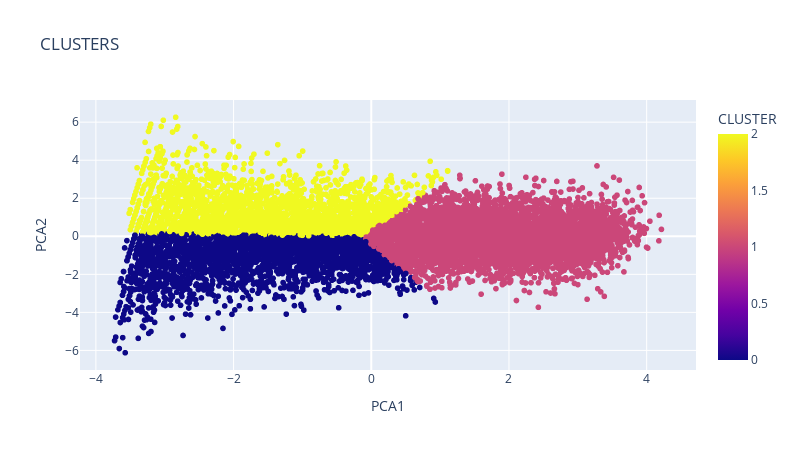

Notebook code for this chart:
### Markdown cell above
##### CLUSTERIZAÇÃO COM K-MEANS

### Code cell
# NRO DE CLUSTER IDEAL ENCONTRADO NO GRAFICO DA ETAPA ANTERIOR
k = visualizador.elbow_value_ 

# CALCULANDO K-MEANS
kmeans = KMeans(n_clusters=k, init='random', n_init='auto').fit(Base_cluster_pca)
rotulos = kmeans.labels_
centroides = kmeans.cluster_centers_

tabela_clusters = pd.concat([Base_cluster_pca, pd.DataFrame({'CLUSTER':rotulos})], axis=1)

# PRINTANDO INFORMACOES DOS CLUSTERS
for c in range(k):
    cluster_membros=tabela_clusters[tabela_clusters['CLUSTER'] == c][:]
    print('Cluster_{} = {} membros'.format(c, len(cluster_membros)))
    print('-'* 35)

# CONCATENANDO ROTULOS DOS CLUSTER À BASE DE JOGADORES
jogadores['cluster'] = rotulos

fig = px.scatter(tabela_clusters, x="PCA1", y="PCA2", title='CLUSTERS', color="CLUSTER")
fig.update_layout(width=800, height=450)
fig.show()

### Figure 1 — Plotly figure (JSON) as saved in the notebook; plotly's stock layout.template omitted (floating-point values rounded to 4 significant figures; data arrays with more than 128 entries replaced by an {"elided": "..."} marker saying what was removed)
{"data": [{"hovertemplate": "PCA1=%{x}<br>PCA2=%{y}<br>CLUSTER=%{marker.color}<extra></extra>", "legendgroup": "", "marker": {"color": {"elided": "10000 int values"}, "coloraxis": "coloraxis", "symbol": "circle"}, "mode": "markers", "name": "", "showlegend": false, "type": "scattergl", "x": {"elided": "10000 float values"}, "xaxis": "x", "y": {"elided": "10000 float values"}, "yaxis": "y"}], "layout": {"coloraxis": {"colorbar": {"title": {"text": "CLUSTER"}}, "colorscale": [[0, "#0d0887"], [0.1111, "#46039f"], [0.2222, "#7201a8"], [0.3333, "#9c179e"], [0.4444, "#bd3786"], [0.5556, "#d8576b"], [0.6667, "#ed7953"], [0.7778, "#fb9f3a"], [0.8889, "#fdca26"], [1, "#f0f921"]]}, "height": 450, "legend": {"tracegroupgap": 0}, "title": {"text": "CLUSTERS"}, "width": 800, "xaxis": {"anchor": "y", "domain": [0, 1], "title": {"text": "PCA1"}}, "yaxis": {"anchor": "x", "domain": [0, 1], "title": {"text": "PCA2"}}}}
